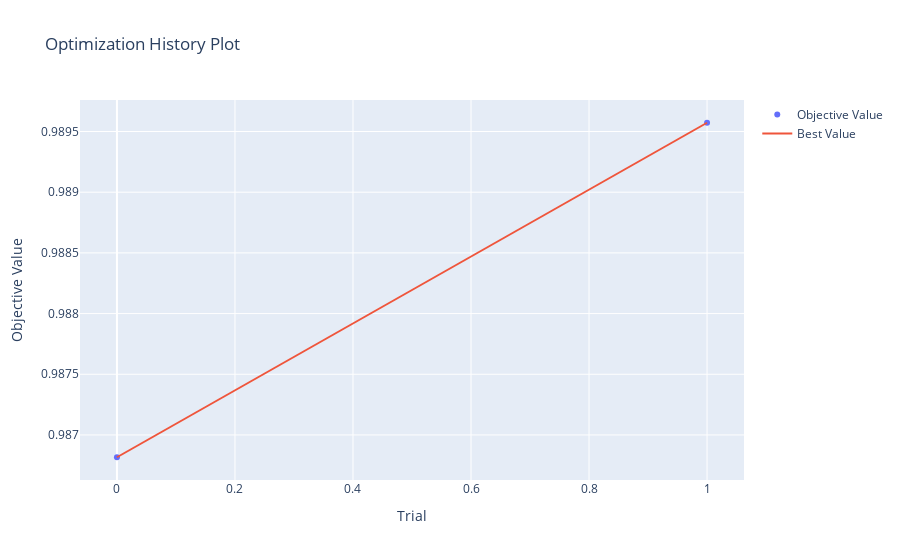
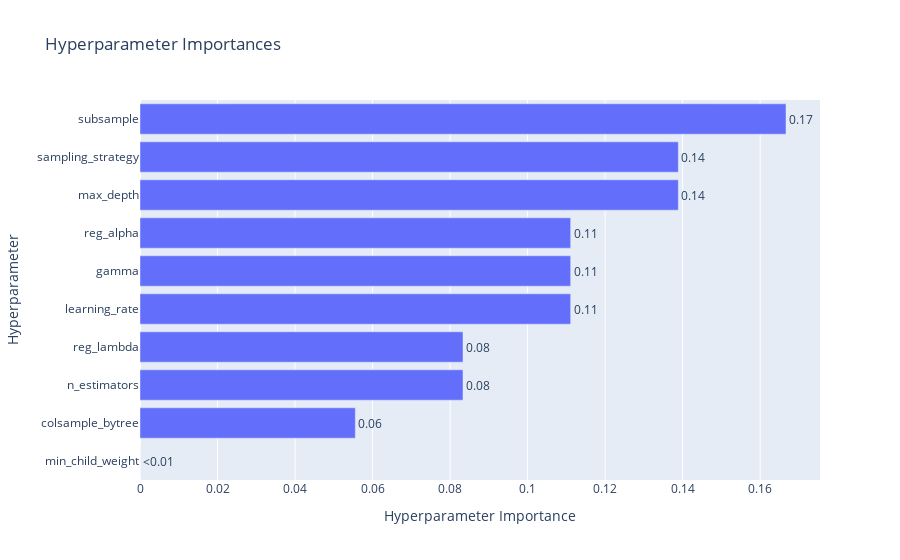
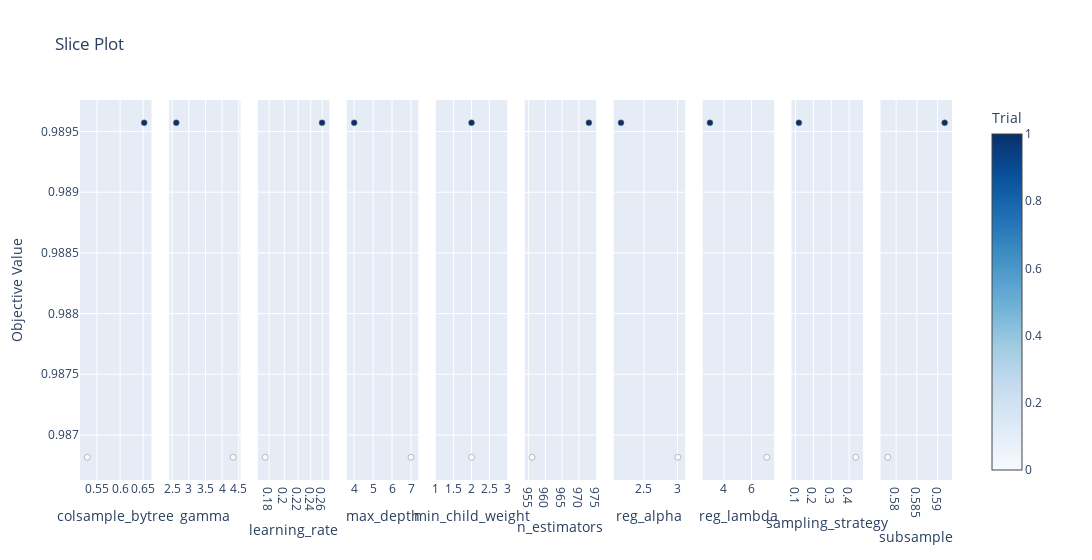

The notebook cell saved with these charts, in order:
### Markdown cell above
XGBoost: Tuning hyperparametri

### Code cell
import xgboost as xgb
def objective(trial):
    X_train, X_test, y_train, y_test = train_test_split(X, y, test_size=0.2, random_state=42, stratify=y)
        
    sampling_strategy = trial.suggest_float('sampling_strategy', 0.1, 1.0)
    rus = RandomUnderSampler(sampling_strategy=sampling_strategy, random_state=42)
    X_train_res, y_train_res = rus.fit_resample(X_train, y_train)
    y_train_res.reset_index(drop=True, inplace=True)
    X_train_res = pd.get_dummies(X_train_res)
    X_test = pd.get_dummies(X_test)

    X_train_res = clean_feature_names(X_train_res)
    X_test = clean_feature_names(X_test)

    X_train_res, X_test = X_train_res.align(X_test, join='inner', axis=1)

    params = {
        'n_estimators': trial.suggest_int('n_estimators', 100, 1000),
        'learning_rate': trial.suggest_loguniform('learning_rate', 0.01, 0.5),
        'max_depth': trial.suggest_int('max_depth', 3, 10),
        'min_child_weight': trial.suggest_int('min_child_weight', 1, 10),
        'subsample': trial.suggest_float('subsample', 0.5, 1.0),
        'colsample_bytree': trial.suggest_float('colsample_bytree', 0.5, 1.0),
        'gamma': trial.suggest_float('gamma', 0, 5),
        'reg_alpha': trial.suggest_float('reg_alpha', 0, 5),
        'reg_lambda': trial.suggest_float('reg_lambda', 0.1, 10),
        'verbosity': 0
    }

    kf = StratifiedKFold(n_splits=10, shuffle=True, random_state=42)
    scores = []
    for train_index, val_index in kf.split(X_train_res, y_train_res):
        X_fold_train, X_fold_val = X_train_res.iloc[train_index], X_train_res.iloc[val_index]
        y_fold_train, y_fold_val = y_train_res[train_index], y_train_res[val_index]
        
        model = xgb.XGBClassifier(**params)
        model.fit(X_fold_train, y_fold_train, eval_metric="auc")
        y_fold_pred = model.predict_proba(X_fold_val)[:, 1]
        score = roc_auc_score(y_fold_val, y_fold_pred)
        scores.append(score)
    
    return np.mean(scores)

sampler = optuna.samplers.TPESampler(seed=42)
study = optuna.create_study(direction='maximize', sampler=sampler)
study.optimize(objective, n_trials=50)

best_params = study.best_params
best_roc_auc = study.best_value

print("Best Hyperparameters:", best_params)
print("Best ROC AUC Score:", best_roc_auc)

history_plot = vis.plot_optimization_history(study)
history_plot.show()

importance_plot = vis.plot_param_importances(study)
importance_plot.show()

slice_plot = vis.plot_slice(study)
slice_plot.show()

### Figure 1 — Plotly figure (JSON) as saved in the notebook; plotly's stock layout.template omitted (floating-point values rounded to 4 significant figures)
{"data": [{"mode": "markers", "name": "Objective Value", "type": "scatter", "x": [0, 1], "y": [0.9868, 0.9896]}, {"mode": "lines", "name": "Best Value", "type": "scatter", "x": [0, 1], "y": [0.9868, 0.9896]}, {"marker": {"color": "#cccccc"}, "mode": "markers", "name": "Infeasible Trial", "showlegend": false, "type": "scatter", "x": [], "y": []}], "layout": {"title": {"text": "Optimization History Plot"}, "xaxis": {"title": {"text": "Trial"}}, "yaxis": {"title": {"text": "Objective Value"}}}}

### Figure 2 — Plotly figure (JSON) as saved in the notebook; plotly's stock layout.template omitted (floating-point values rounded to 4 significant figures)
{"data": [{"cliponaxis": false, "hovertemplate": ["min_child_weight (IntDistribution): 0.0<extra></extra>", "colsample_bytree (FloatDistribution): 0.055555555555556545<extra></extra>", "n_estimators (IntDistribution): 0.08333333333332811<extra></extra>", "reg_lambda (FloatDistribution): 0.08333333333334156<extra></extra>", "learning_rate (FloatDistribution): 0.11111111111109519<extra></extra>", "gamma (FloatDistribution): 0.11111111111111309<extra></extra>", "reg_alpha (FloatDistribution): 0.11111111111111309<extra></extra>", "max_depth (IntDistribution): 0.13888888888889137<extra></extra>", "sampling_strategy (FloatDistribution): 0.13888888888889137<extra></extra>", "subsample (FloatDistribution): 0.16666666666666963<extra></extra>"], "name": "Objective Value", "orientation": "h", "text": ["<0.01", "0.06", "0.08", "0.08", "0.11", "0.11", "0.11", "0.14", "0.14", "0.17"], "textposition": "outside", "type": "bar", "x": [0, 0.05556, 0.08333, 0.08333, 0.1111, 0.1111, 0.1111, 0.1389, 0.1389, 0.1667], "y": ["min_child_weight", "colsample_bytree", "n_estimators", "reg_lambda", "learning_rate", "gamma", "reg_alpha", "max_depth", "sampling_strategy", "subsample"]}], "layout": {"title": {"text": "Hyperparameter Importances"}, "xaxis": {"title": {"text": "Hyperparameter Importance"}}, "yaxis": {"title": {"text": "Hyperparameter"}}}}

### Figure 3 — Plotly figure (JSON) as saved in the notebook; plotly's stock layout.template omitted (floating-point values rounded to 4 significant figures)
{"data": [{"marker": {"color": [0, 1], "colorbar": {"title": {"text": "Trial"}, "x": 1, "xpad": 40}, "colorscale": [[0, "rgb(247,251,255)"], [0.125, "rgb(222,235,247)"], [0.25, "rgb(198,219,239)"], [0.375, "rgb(158,202,225)"], [0.5, "rgb(107,174,214)"], [0.625, "rgb(66,146,198)"], [0.75, "rgb(33,113,181)"], [0.875, "rgb(8,81,156)"], [1, "rgb(8,48,107)"]], "line": {"color": "Grey", "width": 0.5}, "showscale": true}, "mode": "markers", "name": "Feasible Trial", "showlegend": false, "type": "scatter", "x": [0.529, 0.6521], "xaxis": "x", "y": [0.9868, 0.9896], "yaxis": "y"}, {"marker": {"color": [0, 1], "colorbar": {"title": {"text": "Trial"}, "x": 1, "xpad": 40}, "colorscale": [[0, "rgb(247,251,255)"], [0.125, "rgb(222,235,247)"], [0.25, "rgb(198,219,239)"], [0.375, "rgb(158,202,225)"], [0.5, "rgb(107,174,214)"], [0.625, "rgb(66,146,198)"], [0.75, "rgb(33,113,181)"], [0.875, "rgb(8,81,156)"], [1, "rgb(8,48,107)"]], "line": {"color": "Grey", "width": 0.5}, "showscale": false}, "mode": "markers", "name": "Feasible Trial", "showlegend": false, "type": "scatter", "x": [4.331, 2.624], "xaxis": "x2", "y": [0.9868, 0.9896], "yaxis": "y2"}, {"marker": {"color": [0, 1], "colorbar": {"title": {"text": "Trial"}, "x": 1, "xpad": 40}, "colorscale": [[0, "rgb(247,251,255)"], [0.125, "rgb(222,235,247)"], [0.25, "rgb(198,219,239)"], [0.375, "rgb(158,202,225)"], [0.5, "rgb(107,174,214)"], [0.625, "rgb(66,146,198)"], [0.75, "rgb(33,113,181)"], [0.875, "rgb(8,81,156)"], [1, "rgb(8,48,107)"]], "line": {"color": "Grey", "width": 0.5}, "showscale": false}, "mode": "markers", "name": "Feasible Trial", "showlegend": false, "type": "scatter", "x": [0.1752, 0.2596], "xaxis": "x3", "y": [0.9868, 0.9896], "yaxis": "y3"}, {"marker": {"color": [0, 1], "colorbar": {"title": {"text": "Trial"}, "x": 1, "xpad": 40}, "colorscale": [[0, "rgb(247,251,255)"], [0.125, "rgb(222,235,247)"], [0.25, "rgb(198,219,239)"], [0.375, "rgb(158,202,225)"], [0.5, "rgb(107,174,214)"], [0.625, "rgb(66,146,198)"], [0.75, "rgb(33,113,181)"], [0.875, "rgb(8,81,156)"], [1, "rgb(8,48,107)"]], "line": {"color": "Grey", "width": 0.5}, "showscale": false}, "mode": "markers", "name": "Feasible Trial", "showlegend": false, "type": "scatter", "x": [7, 4], "xaxis": "x4", "y": [0.9868, 0.9896], "yaxis": "y4"}, {"marker": {"color": [0, 1], "colorbar": {"title": {"text": "Trial"}, "x": 1, "xpad": 40}, "colorscale": [[0, "rgb(247,251,255)"], [0.125, "rgb(222,235,247)"], [0.25, "rgb(198,219,239)"], [0.375, "rgb(158,202,225)"], [0.5, "rgb(107,174,214)"], [0.625, "rgb(66,146,198)"], [0.75, "rgb(33,113,181)"], [0.875, "rgb(8,81,156)"], [1, "rgb(8,48,107)"]], "line": {"color": "Grey", "width": 0.5}, "showscale": false}, "mode": "markers", "name": "Feasible Trial", "showlegend": false, "type": "scatter", "x": [2, 2], "xaxis": "x5", "y": [0.9868, 0.9896], "yaxis": "y5"}, {"marker": {"color": [0, 1], "colorbar": {"title": {"text": "Trial"}, "x": 1, "xpad": 40}, "colorscale": [[0, "rgb(247,251,255)"], [0.125, "rgb(222,235,247)"], [0.25, "rgb(198,219,239)"], [0.375, "rgb(158,202,225)"], [0.5, "rgb(107,174,214)"], [0.625, "rgb(66,146,198)"], [0.75, "rgb(33,113,181)"], [0.875, "rgb(8,81,156)"], [1, "rgb(8,48,107)"]], "line": {"color": "Grey", "width": 0.5}, "showscale": false}, "mode": "markers", "name": "Feasible Trial", "showlegend": false, "type": "scatter", "x": [956, 973], "xaxis": "x6", "y": [0.9868, 0.9896], "yaxis": "y6"}, {"marker": {"color": [0, 1], "colorbar": {"title": {"text": "Trial"}, "x": 1, "xpad": 40}, "colorscale": [[0, "rgb(247,251,255)"], [0.125, "rgb(222,235,247)"], [0.25, "rgb(198,219,239)"], [0.375, "rgb(158,202,225)"], [0.5, "rgb(107,174,214)"], [0.625, "rgb(66,146,198)"], [0.75, "rgb(33,113,181)"], [0.875, "rgb(8,81,156)"], [1, "rgb(8,48,107)"]], "line": {"color": "Grey", "width": 0.5}, "showscale": false}, "mode": "markers", "name": "Feasible Trial", "showlegend": false, "type": "scatter", "x": [3.006, 2.16], "xaxis": "x7", "y": [0.9868, 0.9896], "yaxis": "y7"}, {"marker": {"color": [0, 1], "colorbar": {"title": {"text": "Trial"}, "x": 1, "xpad": 40}, "colorscale": [[0, "rgb(247,251,255)"], [0.125, "rgb(222,235,247)"], [0.25, "rgb(198,219,239)"], [0.375, "rgb(158,202,225)"], [0.5, "rgb(107,174,214)"], [0.625, "rgb(66,146,198)"], [0.75, "rgb(33,113,181)"], [0.875, "rgb(8,81,156)"], [1, "rgb(8,48,107)"]], "line": {"color": "Grey", "width": 0.5}, "showscale": false}, "mode": "markers", "name": "Feasible Trial", "showlegend": false, "type": "scatter", "x": [7.11, 2.983], "xaxis": "x8", "y": [0.9868, 0.9896], "yaxis": "y8"}, {"marker": {"color": [0, 1], "colorbar": {"title": {"text": "Trial"}, "x": 1, "xpad": 40}, "colorscale": [[0, "rgb(247,251,255)"], [0.125, "rgb(222,235,247)"], [0.25, "rgb(198,219,239)"], [0.375, "rgb(158,202,225)"], [0.5, "rgb(107,174,214)"], [0.625, "rgb(66,146,198)"], [0.75, "rgb(33,113,181)"], [0.875, "rgb(8,81,156)"], [1, "rgb(8,48,107)"]], "line": {"color": "Grey", "width": 0.5}, "showscale": false}, "mode": "markers", "name": "Feasible Trial", "showlegend": false, "type": "scatter", "x": [0.4371, 0.1185], "xaxis": "x9", "y": [0.9868, 0.9896], "yaxis": "y9"}, {"marker": {"color": [0, 1], "colorbar": {"title": {"text": "Trial"}, "x": 1, "xpad": 40}, "colorscale": [[0, "rgb(247,251,255)"], [0.125, "rgb(222,235,247)"], [0.25, "rgb(198,219,239)"], [0.375, "rgb(158,202,225)"], [0.5, "rgb(107,174,214)"], [0.625, "rgb(66,146,198)"], [0.75, "rgb(33,113,181)"], [0.875, "rgb(8,81,156)"], [1, "rgb(8,48,107)"]], "line": {"color": "Grey", "width": 0.5}, "showscale": false}, "mode": "markers", "name": "Feasible Trial", "showlegend": false, "type": "scatter", "x": [0.578, 0.5917], "xaxis": "x10", "y": [0.9868, 0.9896], "yaxis": "y10"}], "layout": {"title": {"text": "Slice Plot"}, "width": 3000, "xaxis": {"anchor": "y", "domain": [0, 0.082], "title": {"text": "colsample_bytree"}}, "xaxis10": {"anchor": "y10", "domain": [0.918, 1.0], "title": {"text": "subsample"}}, "xaxis2": {"anchor": "y2", "domain": [0.102, 0.184], "title": {"text": "gamma"}}, "xaxis3": {"anchor": "y3", "domain": [0.204, 0.286], "title": {"text": "learning_rate"}, "type": "log"}, "xaxis4": {"anchor": "y4", "domain": [0.306, 0.388], "title": {"text": "max_depth"}}, "xaxis5": {"anchor": "y5", "domain": [0.408, 0.49], "title": {"text": "min_child_weight"}}, "xaxis6": {"anchor": "y6", "domain": [0.51, 0.592], "title": {"text": "n_estimators"}}, "xaxis7": {"anchor": "y7", "domain": [0.612, 0.694], "title": {"text": "reg_alpha"}}, "xaxis8": {"anchor": "y8", "domain": [0.714, 0.796], "title": {"text": "reg_lambda"}}, "xaxis9": {"anchor": "y9", "domain": [0.816, 0.898], "title": {"text": "sampling_strategy"}}, "yaxis": {"anchor": "x", "domain": [0, 1], "title": {"text": "Objective Value"}}, "yaxis10": {"anchor": "x10", "domain": [0, 1], "matches": "y", "showticklabels": false}, "yaxis2": {"anchor": "x2", "domain": [0, 1], "matches": "y", "showticklabels": false}, "yaxis3": {"anchor": "x3", "domain": [0, 1], "matches": "y", "showticklabels": false}, "yaxis4": {"anchor": "x4", "domain": [0, 1], "matches": "y", "showticklabels": false}, "yaxis5": {"anchor": "x5", "domain": [0, 1], "matches": "y", "showticklabels": false}, "yaxis6": {"anchor": "x6", "domain": [0, 1], "matches": "y", "showticklabels": false}, "yaxis7": {"anchor": "x7", "domain": [0, 1], "matches": "y", "showticklabels": false}, "yaxis8": {"anchor": "x8", "domain": [0, 1], "matches": "y", "showticklabels": false}, "yaxis9": {"anchor": "x9", "domain": [0, 1], "matches": "y", "showticklabels": false}}}
